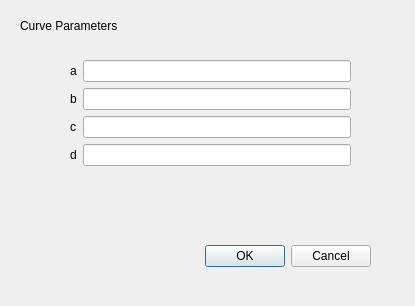
<?xml version="1.0" encoding="UTF-8"?>
<ui version="4.0">
 <class>settingDialog</class>
 <widget class="QDialog" name="settingDialog">
  <property name="geometry">
   <rect>
    <x>0</x>
    <y>0</y>
    <width>415</width>
    <height>306</height>
   </rect>
  </property>
  <property name="windowTitle">
   <string>Setting</string>
  </property>
  <widget class="QDialogButtonBox" name="buttonBox">
   <property name="geometry">
    <rect>
     <x>30</x>
     <y>240</y>
     <width>341</width>
     <height>32</height>
    </rect>
   </property>
   <property name="orientation">
    <enum>Qt::Horizontal</enum>
   </property>
   <property name="standardButtons">
    <set>QDialogButtonBox::Cancel|QDialogButtonBox::Ok</set>
   </property>
  </widget>
  <widget class="QLabel" name="label">
   <property name="geometry">
    <rect>
     <x>20</x>
     <y>10</y>
     <width>111</width>
     <height>31</height>
    </rect>
   </property>
   <property name="text">
    <string>Curve Parameters</string>
   </property>
  </widget>
  <widget class="QWidget" name="">
   <property name="geometry">
    <rect>
     <x>70</x>
     <y>60</y>
     <width>281</width>
     <height>131</height>
    </rect>
   </property>
   <layout class="QFormLayout" name="formLayout">
    <item row="0" column="0">
     <widget class="QLabel" name="label_setting_a">
      <property name="text">
       <string>a</string>
      </property>
      <property name="alignment">
       <set>Qt::AlignCenter</set>
      </property>
     </widget>
    </item>
    <item row="0" column="1">
     <widget class="QLineEdit" name="lineEdit_setting_a"/>
    </item>
    <item row="1" column="0">
     <widget class="QLabel" name="label_setting_b">
      <property name="text">
       <string>b</string>
      </property>
      <property name="alignment">
       <set>Qt::AlignCenter</set>
      </property>
     </widget>
    </item>
    <item row="1" column="1">
     <widget class="QLineEdit" name="lineEdit_setting_b"/>
    </item>
    <item row="2" column="0">
     <widget class="QLabel" name="label_setting_c">
      <property name="text">
       <string>c</string>
      </property>
      <property name="alignment">
       <set>Qt::AlignCenter</set>
      </property>
     </widget>
    </item>
    <item row="3" column="0">
     <widget class="QLabel" name="label_setting_d">
      <property name="text">
       <string>d</string>
      </property>
      <property name="alignment">
       <set>Qt::AlignCenter</set>
      </property>
     </widget>
    </item>
    <item row="3" column="1">
     <widget class="QLineEdit" name="lineEdit_setting_d"/>
    </item>
    <item row="2" column="1">
     <widget class="QLineEdit" name="lineEdit_setting_c"/>
    </item>
   </layout>
  </widget>
 </widget>
 <resources/>
 <connections>
  <connection>
   <sender>buttonBox</sender>
   <signal>accepted()</signal>
   <receiver>settingDialog</receiver>
   <slot>accept()</slot>
   <hints>
    <hint type="sourcelabel">
     <x>248</x>
     <y>254</y>
    </hint>
    <hint type="destinationlabel">
     <x>157</x>
     <y>274</y>
    </hint>
   </hints>
  </connection>
  <connection>
   <sender>buttonBox</sender>
   <signal>rejected()</signal>
   <receiver>settingDialog</receiver>
   <slot>reject()</slot>
   <hints>
    <hint type="sourcelabel">
     <x>316</x>
     <y>260</y>
    </hint>
    <hint type="destinationlabel">
     <x>286</x>
     <y>274</y>
    </hint>
   </hints>
  </connection>
 </connections>
</ui>
